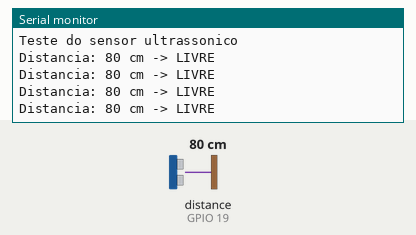
Recording of a sketch running on a simulated ESP32. Parts: the last lines printed to the serial monitor. Wiring (inferred from the names in the program): ultrasonic range finder: trigger GPIO 18; echo GPIO 19. The inputs (shaded band) are chosen by the test bench; at power-on: distance to the obstacle (sensor on GPIO 19) 80 cm. The echo pulse lasts 58.3 µs per cm.

Above: at 1.4 s.
1.5 s: distance to the obstacle (sensor on GPIO 19) set to 2 cm
At 1.71 s:
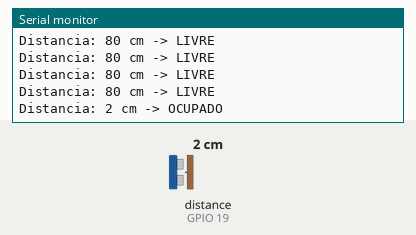
3.6 s: distance to the obstacle (sensor on GPIO 19) set to 4 cm
At 3.81 s:
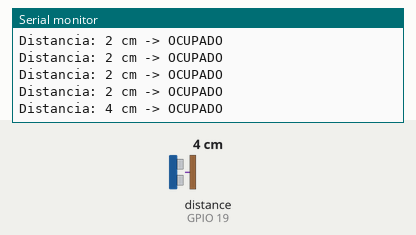

The sketch:

Teste_sensores_ultrassonicos.ino
```cpp
// Teste de 1 sensor ultrassónico HC-SR04 no ESP32
// SmartPark - Projeto I

#define TRIG_PIN 18
#define ECHO_PIN 19

#define DIST_OCUPADO 5   // abaixo de 5 cm consideramos que há carro (ajustar na maquete)

unsigned long ultimaLeitura = 0;

long medirDistancia() {
  // garantir que o trig começa em LOW
  digitalWrite(TRIG_PIN, LOW);
  delayMicroseconds(2);

  // pulso de 10 us para o sensor disparar o som
  digitalWrite(TRIG_PIN, HIGH);
  delayMicroseconds(10);
  digitalWrite(TRIG_PIN, LOW);

  // mede quanto tempo o echo fica em HIGH (em microssegundos)
  // o 30000 é um limite: se não vier eco em 30 ms, desiste e devolve 0
  long duracao = pulseIn(ECHO_PIN, HIGH, 30000);

  if (duracao == 0) {
    return -1;  // sem eco (nada à frente ou erro)
  }

  // o som vai e volta, por isso divide-se por 58 para ter cm
  return duracao / 58;
}

void setup() {
  Serial.begin(9600);
  pinMode(TRIG_PIN, OUTPUT);
  pinMode(ECHO_PIN, INPUT);
  Serial.println("Teste do sensor ultrassonico");
}

void loop() {
  // medir de 300 em 300 ms, com millis() em vez de delay()
  if (millis() - ultimaLeitura >= 300) {
    ultimaLeitura = millis();

    long dist = medirDistancia();

    if (dist == -1) {
      Serial.println("Sem leitura");
    } else {
      Serial.print("Distancia: ");
      Serial.print(dist);
      Serial.print(" cm -> ");

      if (dist < DIST_OCUPADO) {
        Serial.println("OCUPADO");
      } else {
        Serial.println("LIVRE");
      }
    }
  }
}
```

Measured:
- after the input at 1.5 s, the serial monitor: prints a new line at once (image 1)
- after the input at 3.6 s, the serial monitor: prints a new line at once (image 2)
